Frame 1 (no input): blank canvas, image omitted
Frame 60 (the mouse pressed at the canvas centre just before this capture): blank canvas, image omitted
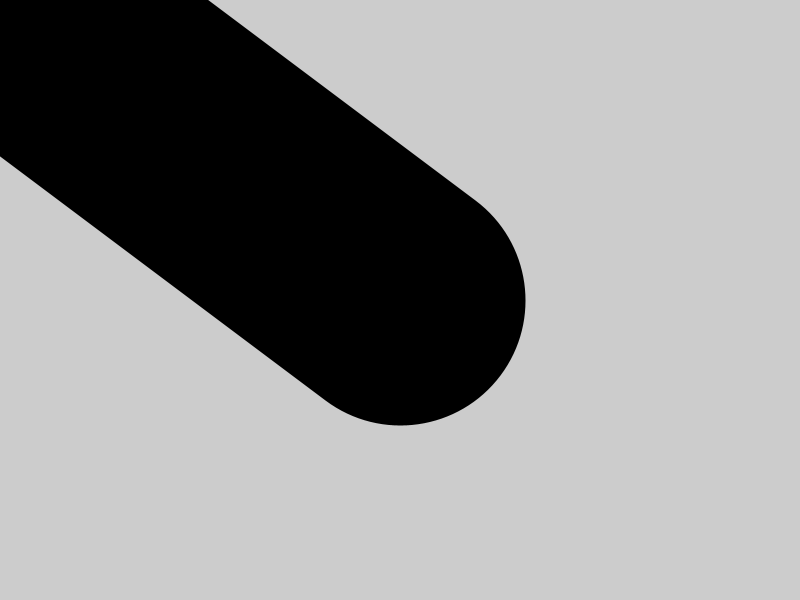
Frame 120 (the mouse held since frame 60 and released just before this capture)

The Processing sketch whose frames 1 and 60 were blank and that drew this single picture after the mouse press (run headless with seeded random() and noise(); from frame 60 on, the mouse is pressed at the canvas centre):

// Processing sketch: Drawing101
// ── Drawing101.pde

// setup the processing sketch

void setup(){
 
    // create a window with dimensions w & h
    size(800, 600);
    
    // set the frame rate to 30 FPS
    frameRate(30);
}

// draw function (called 30x/sec)

void draw(){
  
    if( mousePressed ){
      
      // get the distance ur mouse moved
      float d = getDistance( mouseX, mouseY, pmouseX, pmouseY );
      
      // change the stroke weight based on distance
      strokeWeight(int(d* 0.5)) ;
      
      // draw a line from the current mouse pos to the previous mouse pos
      line( mouseX, mouseY, pmouseX, pmouseY);
    }
}

void keyPressed(){
  
    println(key);
 
    // clear the screen when you press c
    if( key == 'c') background(200);
}

// custom function 

float getDistance( float x1, float y1, float x2, float y2){
 
    return sqrt( pow(x2 -x1, 2) + pow(y2 -y1, 2));
}
